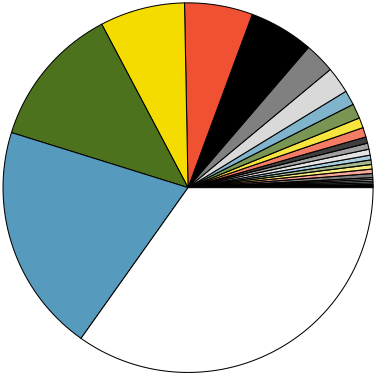

Write R code to recreate this figure.
library(openintro)
data(COL)

d = read.csv("msw3-all")

colors = rev(as.vector(COL))

# pie

myPDF('mammal_pie_chart.pdf', 5, 5, mar=c(0,0,0,0))

pie(sort(table(d$Order)), labels="", col = c(colors,"white"))

dev.off()

myPDF('mammal_pie_chart_legend.pdf', 6.5, 6.5, mar=c(0,0,0,0))

plot.new()
legend("center", names(rev(sort(table(d$Order)))), fill = rev(c(colors,"white")))

dev.off()
